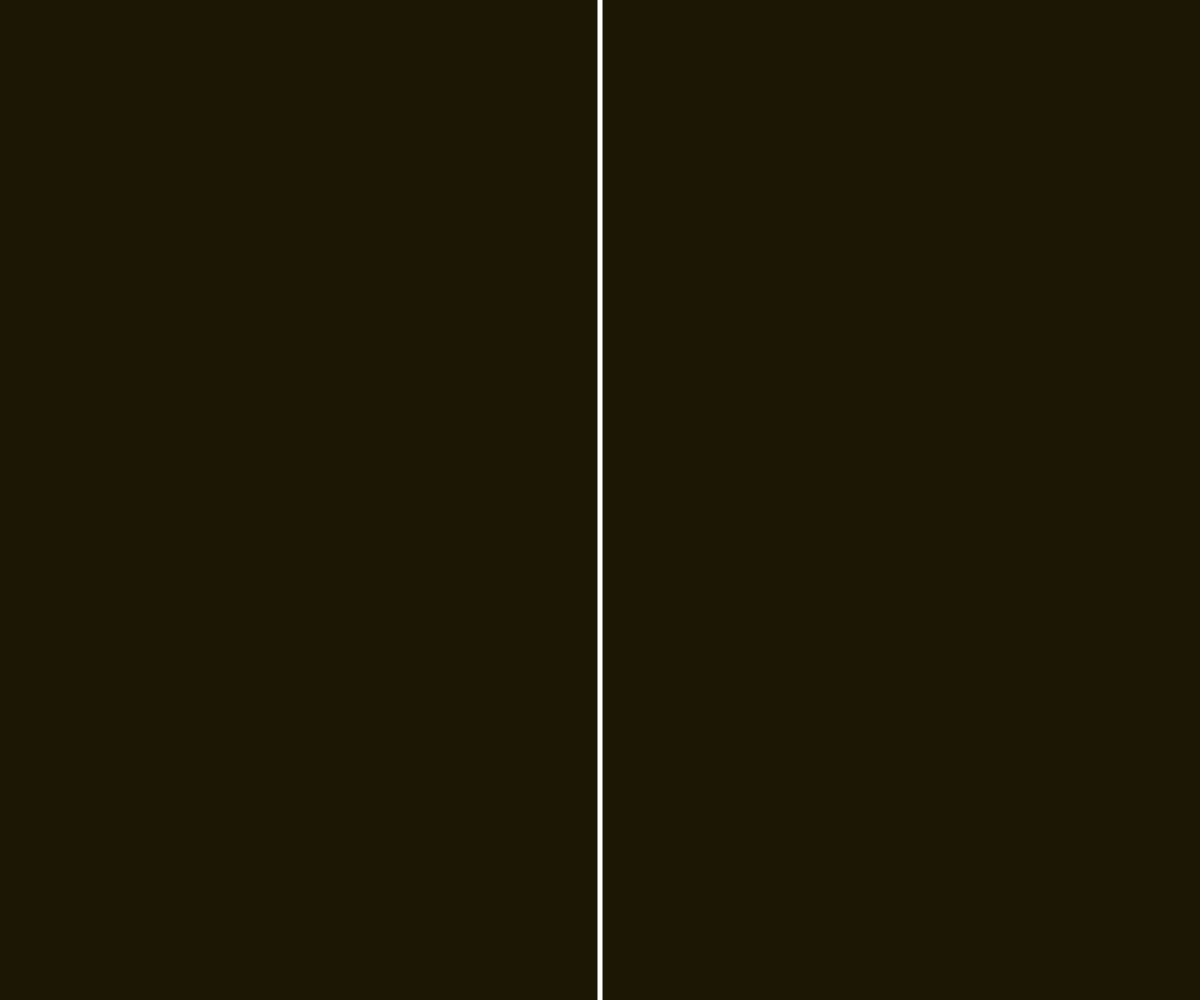
Frame 1 (no input)
Frame 60 (no input): identical to frame 1, image omitted
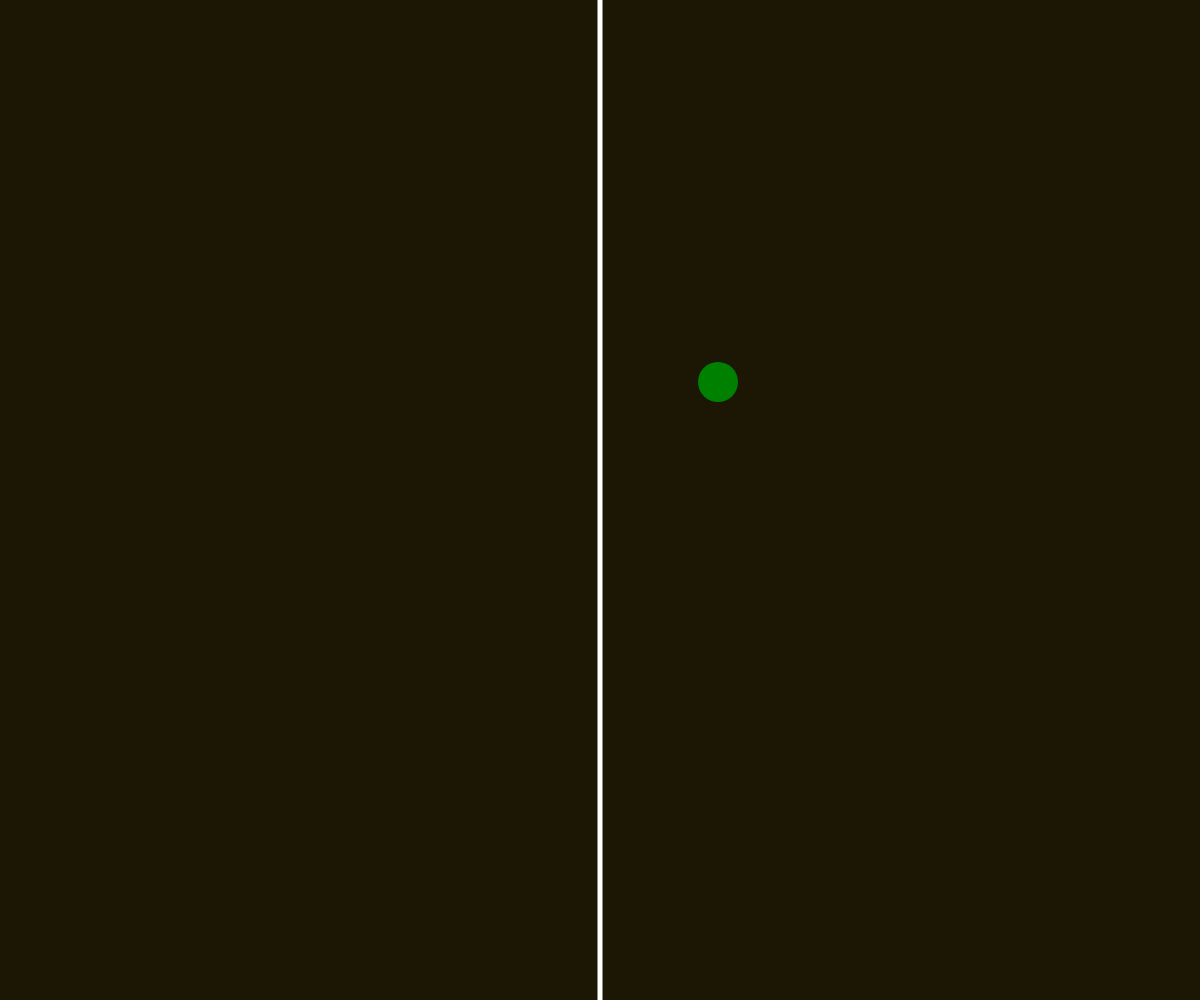
Frame 120 (the mouse pressed at the canvas centre since frame 60)

The p5.js sketch that drew these frames (run headless with seeded random() and noise() and a simulated clock; from frame 60 on, the mouse is pressed at the canvas centre):

// p5.js sketch
// ── sketch.js
let board
let p1
let p2
let ballerino;
let balls = [];

function setup() {
	createCanvas(windowWidth, windowHeight);
	board = new Board(windowWidth, windowHeight, '#1c1605')
	ballerino = new Ball( floor(windowWidth / 2),  floor(windowHeight / 2), 40, 'green')
	//balls.push(new Ball( floor(windowWidth / 2),  floor(windowHeight / 2), 40, 'green')) 
}

function draw() {
	board.draw()
	//background(255);
	for (var i = 0;i < balls.length;i++){
		balls[i].draw()
		balls[i].collision()
		balls[i].move()
		for (var j = 0; j < balls.length; j++) {
			if ((balls[i].x>=balls[j].x && balls[i].x<=balls[j].x+20) && (balls[i].y>=balls[j].y && balls[i].y<=balls[j].y+20)) {
    			balls[i].changeDir();
    			balls[j].changeDir()
    		}
	      
	    }
	}
	/*ballerino.draw();
	ballerino.move();*/
}

function mousePressed(){
	console.log(mouseX + "&" + mouseY)
	balls.push(new Ball( mouseX,  mouseY, 40, 'green'))
}

// ── Ball.js
class Ball{
	constructor(x,y,d,c){
		this.x = x;
		this.y = y;
		this.d = d;
		this.c = c;
		this.speed = 5
		this.speedX = 2 * this.direction()
		this.speedY = 2 * this.direction()
	}

	draw(){
		push()
		noStroke()
		fill(this.c)
		ellipse(this.x,this.y, this.d, this.d)
		pop()
	}

	move(/*dir*/){
		console.log(this.speedX +"&"+this.speedY)
		this.x += this.speedX
		this.y += this.speedY

		/*if (this.x >windowWidth-20) {
			this.speedX = -2
		}else if (this.x < 20) {
			this.speedX = 2
		}

		if (this.y > windowHeight-20) {
			this.speedY = -2
		}else if (this.y <20) {
			this.speedY = 2
		}*/

		/*if (dir == 0) {
			this.x+=this.speed;
			this.y+=this.speed;
		}else if (dir == 1) {
			this.x+=this.speed;
			this.y-=this.speed;
		}else if (dir == 2) {
			this.x-=this.speed;
			this.y+=this.speed;
			
		}else if (dir == 3) {
			this.x-=this.speed;
			this.y-=this.speed;
		}*/
		
	}
	collision(){
		if (this.x >windowWidth-20) {
			this.speedX = -2
		}else if (this.x < 20) {
			this.speedX = 2
		}

		if (this.y > windowHeight-20) {
			this.speedY = -2
		}else if (this.y <20) {
			this.speedY = 2
		}

	}

	changeDir(){
		this.speedX=this.speedX*-1
		this.speedY=this.speedY*-1
	}

	/*collisionBall(other){
		if (this.x == other.x-20) {
			this.speedX = -2
			other.speedX = -2
		}else if (this.x  == other.x+20) {
			this.speedX = 2
			other.speedX = 2
		}

		if (this.y == other.y-20) {
			this.speedY = -2
			other.speedY = -2
		}else if (this.y == other.y+20) {
			this.speedY = 2
			other.speedY = -2
		}

	}*/

	direction(){
		return floor(random(2))* 2 - 1;
	}


}
// ── Board.js
class Board {

	constructor (w, h, c) {
		this.w = w //Ancho
		this.h = h //Alto
		this.c = c //Color
	}

	draw () {
		push()
		noStroke()
		fill(this.c)
		rect(0, 0, this.w, this.h)
		stroke('white')
		strokeWeight(5)
		line(floor(this.w / 2), 0, floor(this.w / 2), this.h)
		pop()
	}

}
// ── Paddle.js
class Paddle {

	constructor (x, y, w, h, c) {
		this.x = x
		this.y = y
		this.w = w
		this.h = h
		this.c = c
		this.speed = 2
	}

	draw () {
		push()
		noStroke()
		fill(this.c)
		rect(this.x, this.y, this.w, this.h)
		pop()
	}

	moveUp () {
		if(this.y<= 0)
			return
		this.y -= this.speed
	}

	moveDown () {
		if(this.y + this.h >= windowHeight)
			return
		this.y += this.speed
	}
}
